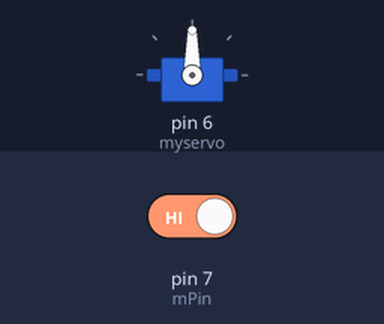
Bench run of a sketch on a simulated Arduino Uno, built with avr-gcc and run on an emulated ATmega328P. Shown: servo. The test bench sets the inputs (shaded band); at power-on: pin 7 (mPin) HIGH.

Above: at 1.2 s.
1.3 s: pin 7 (mPin) driven LOW
At 1.75 s:
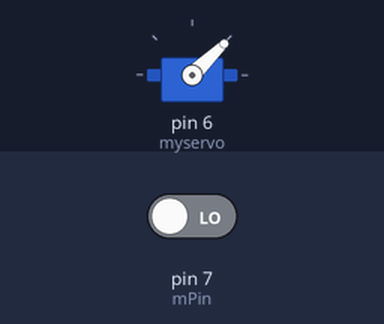
4.3 s: pin 7 (mPin) driven HIGH
At 5.2 s:
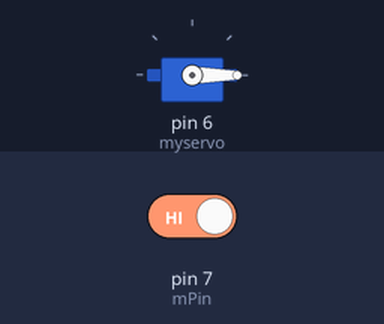
Timing chart, 0 to 7.3 s (numbered marks = the images above; inputs shaded):
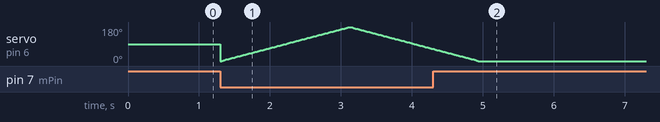

The sketch:

ar_servo_motor_irrigation1.ino
```cpp
#include <Servo.h>
const int mPin = 7;

Servo myservo;
int moisture = 0;
int pos = 0;

void setup()
{
  pinMode(mPin, INPUT);
  myservo.attach(6);
}
void loop()
{
  moisture = digitalRead(mPin);
  if (moisture == LOW)
  {
    for (pos = 0; pos <= 180; pos += 1)
    {
    myservo.write(pos);
    delay(10);
    }
    for (pos = 180; pos >= 0; pos -= 1)
    { // goes from 180 degrees to 0 degrees
    myservo.write(pos);              // tell servo to go to position in variable 'pos'
    delay(10);
    }
  }                  // waits 15 ms for the servo to reach the position

}
```

Measured:
- after the input at 4.3 s, servo on pin 6 (myservo): goes on until 4.9 s, then stays 0°
